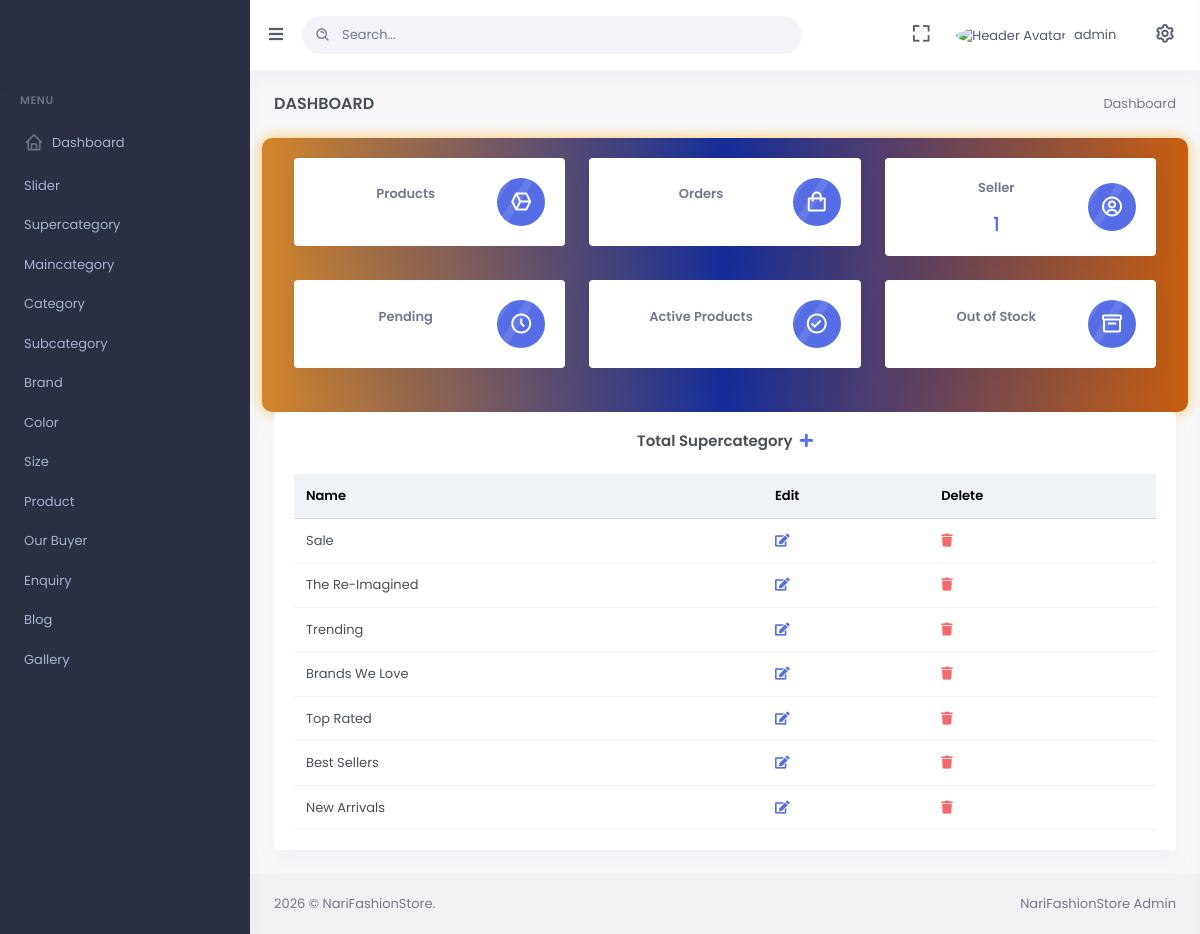
The page /supercategory/ (signed in) on the database as committed earlier.
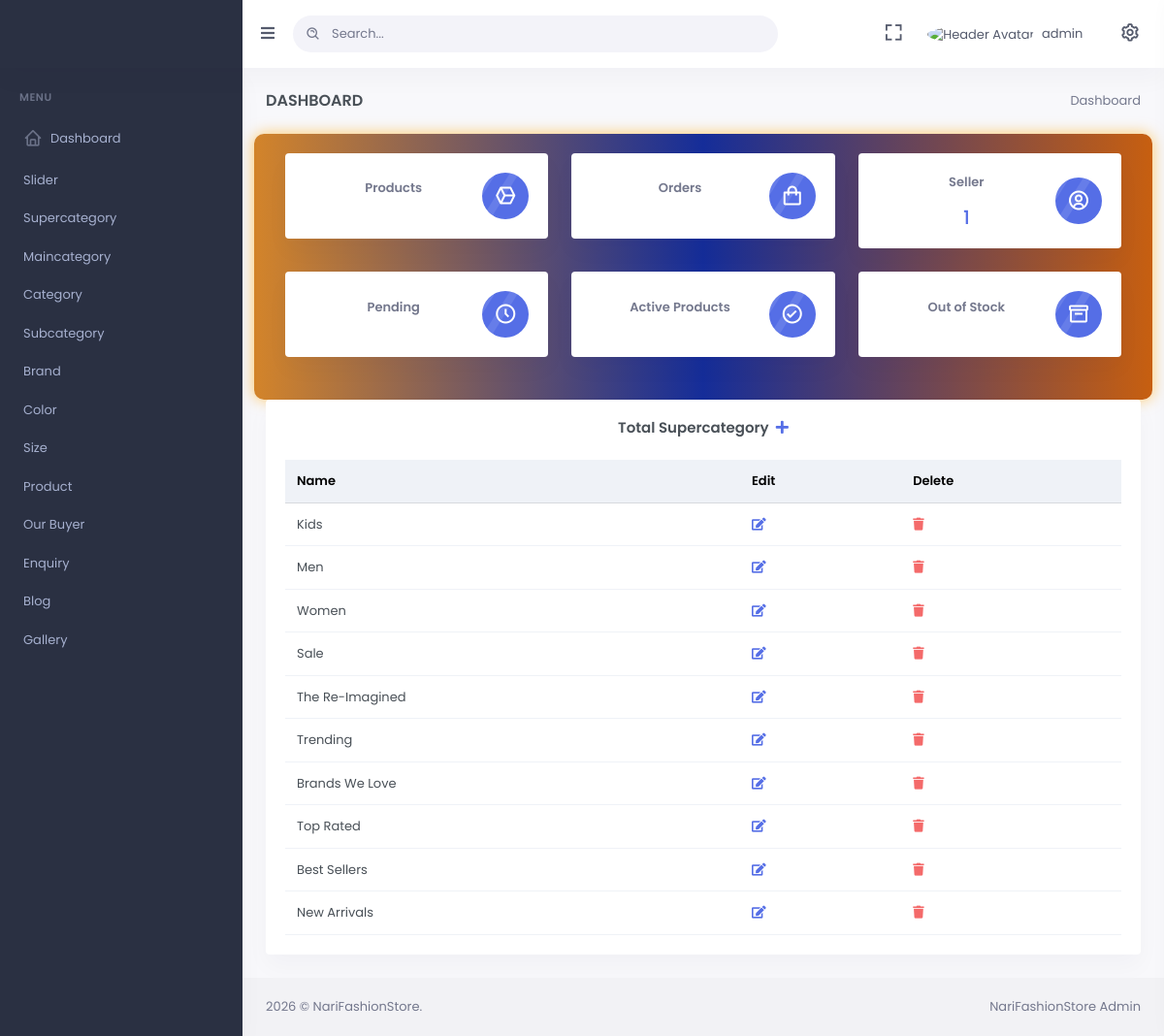
The same page on the database as committed later.
### mainApp/models.py (models this page shows, shortened)
class Supercategory(models.Model):
    id = models.AutoField(primary_key=True)
    name = models.CharField(max_length=200, unique=True)
    slug = models.SlugField(max_length=200, unique=True)
    image = models.URLField(max_length=1024)

### mainApp/backend.py (the view)
# urls.py: path('supercategory/',backend.supercategory_page),
@login_required(login_url='/admin-login/')
@user_passes_test(is_superuser, login_url='/admin-login/')
def supercategory_page(Request):
    if not Request.user.is_superuser:
        return HttpResponseForbidden("You don't have permission to access this page.")
    else:
        supercategory=Supercategory.objects.all().order_by('id').reverse()
        return render(Request,'backend/supercategory.html',{'supercategory':supercategory})

### mainApp/templates/backend/supercategory.html (shortened to what this page needs)
{% extends 'backend/index.html' %}
{% load static %}
{% block body %}
<div class="row">
    <div class="col-lg-12">
        <div class="card">
            <div class="card-body">
                <h4 class="card-title mb-4 text-center">
                    Total Supercategory
                    <span><a href="/add-supercategory"> &nbsp;<i class="fa fa-plus" aria-hidden="true"></i></a></span>
                </h4>
                <div class="table-responsive">
                    <table class="table align-middle table-nowrap mb-0" id="productTable">
                        <thead class="table-light">
                            <tr>
                                <th class="align-middle">Name</th>
                                <th>Edit</th>
                                <th>Delete</th>
                            </tr>
                        </thead>
                        <tbody>
                            {% for item in supercategory %}
                            <tr>
                                <td>
                                    {{ item.name }}
                                </td>
                                <td>
                                    <a href="/update-supercategory/{{ item.id }}"><i class="fa fa-edit"></i></a>
                                </td>
                                <td>
                                    <a href="#" onclick="confirmDelete('{{ item.id }}')">
                                        <i class="fa fa-trash text-danger"></i>
                                    </a>
                                </td>
                            </tr>
                            {% endfor %}
                        </tbody>
                    </table>
                </div>
            </div>
        </div>
    </div>
</div>
{% endblock %}

### mainApp/templates/backend/index.html (shortened to what this page needs)
{% load static %}
<!doctype html>
<html lang="en">
<head>
    <link rel="stylesheet" href="https://cdnjs.cloudflare.com/ajax/libs/font-awesome/4.7.0/css/font-awesome.min.css">
    <link href="{%static 'admin-assets/css/bootstrap.min.css'%}" rel="stylesheet" type="text/css" />
    <link href="{%static 'admin-assets/css/icons.min.css'%}" rel="stylesheet" type="text/css" />
    <link href="{%static 'admin-assets/css/app.min.css'%}" rel="stylesheet" type="text/css" />
<body data-sidebar="dark" data-layout-mode="light">
    <div id="layout-wrapper">
        <header id="page-topbar">
            <div class="navbar-header">
                <div class="d-flex">
                    <div class="navbar-brand-box">
                        <a href="/" target="_blank" class="logo logo-light">
                        </a>
                    </div>
                    <button type="button" class="btn btn-sm px-3 font-size-16 header-item waves-effect"
                        id="vertical-menu-btn">
                        <i class="fa fa-fw fa-bars"></i>
                    </button>
                    <form class="app-search d-none d-lg-block" method="post" action="/admin-search/">
                        <div class="position-relative">
                            <input type="text" class="form-control" placeholder="Search..." id="searchInput" name="name" value="{{ search_query }}">
                            <span class="bx bx-search-alt"></span>
                        </div>
                    </form>
                </div>
                <div class="d-flex">
                    <div class="dropdown d-none d-lg-inline-block ms-1">
                        <button type="button" class="btn header-item noti-icon waves-effect"
                            data-bs-toggle="fullscreen">
                            <i class="bx bx-fullscreen"></i>
                        </button>
                    </div>
                    <div class="dropdown d-inline-block">
                        <button type="button" class="btn header-item waves-effect" id="page-header-user-dropdown"
                            data-bs-toggle="dropdown" aria-haspopup="true" aria-expanded="false">
                            <img class="rounded-circle sheader-profile-user"
                                src="{%static 'images/255dmYMPtjS23fvgqcrfDDjvhXzI45RRu71Elpai.jpg'%}" style="height:30px"alt="Header Avatar">
                            <span class="d-none d-xl-inline-block ms-1" key="t-henry">{{request.user.username}}</span>
                            <i class="mdi mdi-chevron-down d-none d-xl-inline-block"></i>
                        </button>
                    </div>
                    <div class="dropdown d-inline-block">
                        <button type="button" class="btn header-item noti-icon right-bar-toggle waves-effect">
                            <i class="bx bx-cog bx-spin"></i>
                        </button>
                    </div>
                </div>
            </div>
        </header>
        <div class="vertical-menu">
            <div data-simplebar class="h-100">
                <div id="sidebar-menu">
                    <ul class="metismenu list-unstyled" id="side-menu">
                        <li class="menu-title" key="t-menu">Menu</li>
                        <li> <a href="/admin-dashboard"><i class="bx bx-home"></i>Dashboard </a></li>
                        <li> <a href="/slider"> Slider </a></li>
                        <li> <a href="/supercategory"> Supercategory </a></li>
                        <li> <a href="/maincategory"> Maincategory </a></li>
                        <li> <a href="/category"> Category </a></li>
                        <li> <a href="/subcategory"> Subcategory </a></li>
                        <li> <a href="/brand"> Brand </a></li>
                        <li> <a href="/color"> Color </a></li>
                        <li> <a href="/size"> Size </a></li>
                        <li> <a href="/product"> Product </a></li>
                        <li> <a href="/admin-buyer">Our Buyer</a></li>
                        <li> <a href="/admin-enquiry">Enquiry</a></li>
                        <li> <a href="/admin-blog">Blog</a></li>
                        <li> <a href="/gallery">Gallery</a></li>
                    </ul>
                </div>
            </div>
        </div>
        <div class="main-content">
            <div class="page-content">
                <div class="container-fluid">
                    <div class="row">
                        <div class="col-12">
                            <div class="page-title-box d-sm-flex align-items-center justify-content-between">
                                <h4 class="mb-sm-0 font-size-18">Dashboard</h4>
                                <div class="page-title-right">
                                    <ol class="breadcrumb m-0">
                                        <li class="breadcrumb-item active">Dashboard</li>
                                    </ol>
                                </div>
                            </div>
                        </div>
                    </div>
                    <div class="row glowing-voucher">
                        <div class="col-md-4">
                            <a href="/admin-products/all">
                                <div class="card mini-stats-wid">
                                    <div class="card-body">
                                        <div class="d-flex align-items-center">
                                            <div class="flex-grow-1">
                                                <p class="text-muted fw-bold text-center">Products</p>
                                            </div>
                                            <div class="flex-shrink-0">
                                                <div class="mini-stat-icon avatar-sm rounded-circle bg-success">
                                                    <span class="avatar-title">
                                                        <i class="bx bx-cube-alt font-size-24"></i>
                                                    </span>
                                                </div>
                                            </div>
                                        </div>
                                    </div>
                                </div>
                            </a>
                        </div>
                        <div class="col-md-4">
                            <a href="/admin-order">
                                <div class="card mini-stats-wid">
                                    <div class="card-body">
                                        <div class="d-flex align-items-center">
                                            <div class="flex-grow-1">
                                                <p class="text-muted fw-bold text-center">Orders</p>
                                            </div>
                                            <div class="flex-shrink-0">
                                                <div class="mini-stat-icon avatar-sm rounded-circle bg-warning">
                                                    <span class="avatar-title">
                                                        <i class="bx bx-shopping-bag font-size-24"></i>
                                                    </span>
                                                </div>
                                            </div>
                                        </div>
                                    </div>
                                </div>
                            </a>
                        </div>
                        <div class="col-md-4">
                            <a href="/admin-seller">
                                <div class="card mini-stats-wid">
                                    <div class="card-body">
                                        <div class="d-flex align-items-center">
                                            <div class="flex-grow-1">
                                                <p class="text-muted fw-bold text-center">Seller</p>
                                                <h4 class="mb-0 text-center">1</h4>
                                            </div>
                                            <div class="flex-shrink-0">
                                                <div class="mini-stat-icon avatar-sm rounded-circle bg-info">
                                                    <span class="avatar-title">
                                                        <i class="bx bx-user-circle font-size-24"></i>
                                                    </span>
                                                </div>
                                            </div>
                                        </div>
                                    </div>
                                </div>
                            </a>
                        </div>
                        <div class="col-md-4">
                            <a href="/admin-filter-product-by-status/Pending">
                                <div class="card mini-stats-wid">
                                    <div class="card-body">
                                        <div class="d-flex align-items-center">
                                            <div class="flex-grow-1">
                                                <p class="text-muted fw-bold text-center">Pending</p>
                                            </div>
                                            <div class="flex-shrink-0">
                                                <div class="mini-stat-icon avatar-sm rounded-circle bg-danger">
                                                    <span class="avatar-title">
                                                        <i class="bx bx-time-five font-size-24"></i>
                                                    </span>
                                                </div>
                                            </div>
                                        </div>
                                    </div>
                                </div>
                            </a>
                        </div>
                        <div class="col-md-4">
                            <a href="/admin-filter-product-by-status/Done">
                                <div class="card mini-stats-wid">
                                    <div class="card-body">
                                        <div class="d-flex align-items-center">
                                            <div class="flex-grow-1">
                                                <p class="text-muted fw-bold text-center">Active Products</p>
                                            </div>
                                            <div class="flex-shrink-0">
                                                <div class="mini-stat-icon avatar-sm rounded-circle bg-primary">
                                                    <span class="avatar-title">
                                                        <i class="bx bx-check-circle font-size-24"></i>
                                                    </span>
                                                </div>
                                            </div>
                                        </div>
                                    </div>
                                </div>
                            </a>
                        </div>
                        <div class="col-md-4">
                            <a href="/admin-filter-product-by-stock">
                                <div class="card mini-stats-wid">
                                    <div class="card-body">
                                        <div class="d-flex align-items-center">
                                            <div class="flex-grow-1">
                                                <p class="text-muted fw-bold text-center">Out of Stock</p>
                                            </div>
                                            <div class="flex-shrink-0">
                                                <div class="mini-stat-icon avatar-sm rounded-circle bg-secondary">
                                                    <span class="avatar-title">
                                                        <i class="bx bx-box font-size-24"></i>
                                                    </span>
                                                </div>
                                            </div>
                                        </div>
                                    </div>
                                </div>
                            </a>
                        </div>
                    </div>
                    {%block body%}{%endblock%}
            <footer class="footer">
                <div class="container-fluid">
                    <div class="row">
                        <div class="col-sm-6">
                            <script>document.write(new Date().getFullYear())</script> © NariFashionStore.
                        </div>
                        <div class="col-sm-6">
                            <div class="text-sm-end d-none d-sm-block">
                                <span>NariFashionStore Admin</span>
                            </div>
                        </div>
                    </div>
                </div>
            </footer>
        </div>
    </div>
</body>
</html>

Rows that differ between the two databases and show on the page:
added Supercategory: name "Kids"
added Supercategory: name "Men"
added Supercategory: name "Women"
